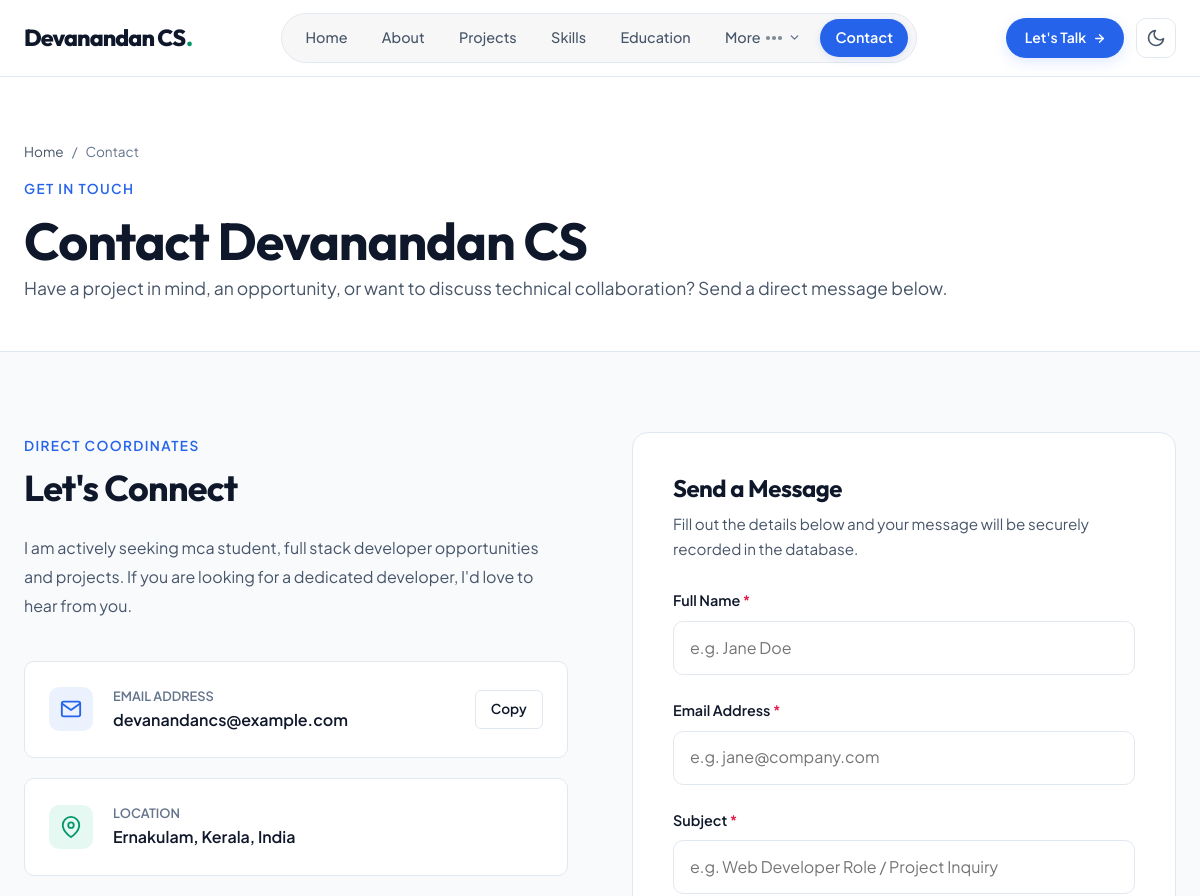
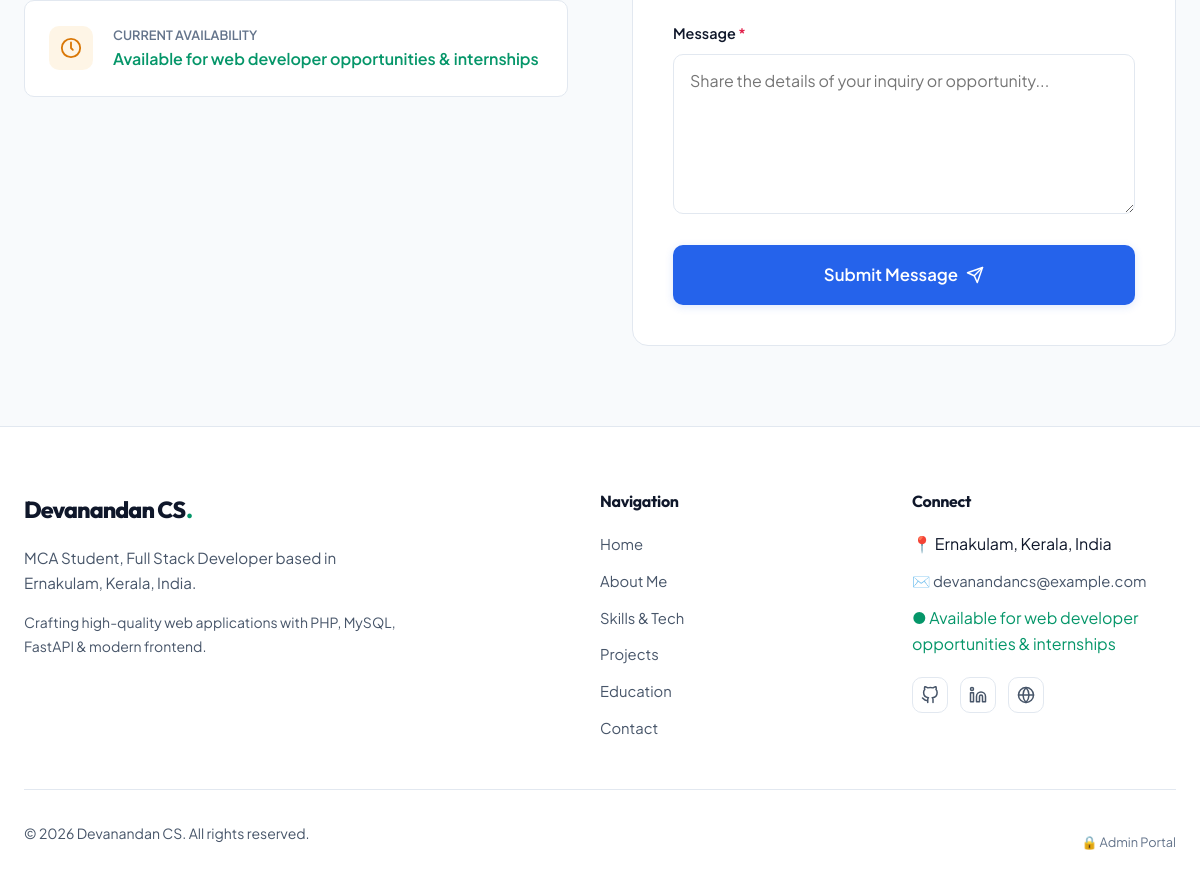
The page /contact.php on the database its author committed (2 pictures, top to bottom).
### tables this page shows
CREATE TABLE IF NOT EXISTS `profile` (
    `id` INT UNSIGNED AUTO_INCREMENT PRIMARY KEY,
    `full_name` VARCHAR(100) NOT NULL DEFAULT 'Devanandan CS',
    `displayed_name` VARCHAR(100) NOT NULL DEFAULT 'Devanandan CS',
    `professional_title` VARCHAR(150) NOT NULL DEFAULT 'MCA Student, Full Stack Developer',
    `tagline` VARCHAR(255) NOT NULL,
    `bio` TEXT NOT NULL,
    `location` VARCHAR(150) NOT NULL DEFAULT 'Ernakulam, Kerala, India',
    `email` VARCHAR(120) NOT NULL DEFAULT 'devanandancs@example.com',
    `phone` VARCHAR(30) DEFAULT NULL,
    `career_goal` VARCHAR(255) NOT NULL DEFAULT 'Become a web developer',
    `availability_status` VARCHAR(100) NOT NULL DEFAULT 'Available for opportunities',
    `profile_photo` VARCHAR(255) DEFAULT NULL,
    `resume_file` VARCHAR(255) DEFAULT NULL,
    `github_url` VARCHAR(255) DEFAULT 'https://github.com',
    `linkedin_url` VARCHAR(255) DEFAULT 'https://linkedin.com',
    `updated_at` TIMESTAMP DEFAULT CURRENT_TIMESTAMP ON UPDATE CURRENT_TIMESTAMP
);

CREATE TABLE IF NOT EXISTS `social_links` (
    `id` INT UNSIGNED AUTO_INCREMENT PRIMARY KEY,
    `platform` VARCHAR(60) NOT NULL,
    `url` VARCHAR(255) NOT NULL,
    `icon` VARCHAR(60) NOT NULL,
    `display_order` INT NOT NULL DEFAULT 0,
    `is_active` TINYINT(1) NOT NULL DEFAULT 1,
    `created_at` TIMESTAMP DEFAULT CURRENT_TIMESTAMP,
    INDEX `idx_social_order` (`display_order`)
);

### contact.php (the view, shortened to what the rows shown need)
<?php
require_once __DIR__ . '/includes/functions.php';
$profile = get_profile();
require_once __DIR__ . '/includes/header.php';
?>
<header class="page-hero">
    <div class="container">
        <nav class="breadcrumbs" aria-label="Breadcrumb">
            <a href="<?= url('') ?>">Home</a>
            <span>/</span>
            <span>Contact</span>
        </nav>
        <span class="section-subtitle">Get In Touch</span>
        <h1>Contact <?= e($displayedName) ?></h1>
        <p class="section-description">
            Have a project in mind, an opportunity, or want to discuss technical collaboration? Send a direct message below.
        </p>
    </div>
</header>
<section class="section">
    <div class="container">
        <div class="grid-2" style="align-items: start; gap: 4rem;">
            <div>
                <span class="section-subtitle">Direct Coordinates</span>
                <h2 style="margin-bottom: 1.5rem;">Let's Connect</h2>
                <p style="color: var(--text-secondary); line-height: 1.8; margin-bottom: 2.5rem;">
                    I am actively seeking <?= e(strtolower($profTitle)) ?> opportunities and projects. If you are looking for a dedicated developer, I'd love to hear from you.
                </p>
                <div style="display: flex; flex-direction: column; gap: 1.25rem;">
                    <div style="background-color: var(--bg-card); border: 1px solid var(--border-color); border-radius: var(--radius-md); padding: 1.5rem; display: flex; align-items: center; gap: 1.25rem;">
                        <div style="flex: 1;">
                            <div style="font-size: 0.8rem; text-transform: uppercase; color: var(--text-muted); font-weight: 600;">Email Address</div>
                            <div style="font-weight: 600; color: var(--text-primary); font-size: 1rem;"><?= e($profile['email'] ?? 'devanandancs@example.com') ?></div>
                        </div>
                    </div>
                    <div style="background-color: var(--bg-card); border: 1px solid var(--border-color); border-radius: var(--radius-md); padding: 1.5rem; display: flex; align-items: center; gap: 1.25rem;">
                        <div>
                            <div style="font-size: 0.8rem; text-transform: uppercase; color: var(--text-muted); font-weight: 600;">Location</div>
                            <div style="font-weight: 600; color: var(--text-primary); font-size: 1rem;"><?= e($profile['location'] ?? 'Ernakulam, Kerala, India') ?></div>
                        </div>
                    </div>
                    <div style="background-color: var(--bg-card); border: 1px solid var(--border-color); border-radius: var(--radius-md); padding: 1.5rem; display: flex; align-items: center; gap: 1.25rem;">
                        <div>
                            <div style="font-size: 0.8rem; text-transform: uppercase; color: var(--text-muted); font-weight: 600;">Current Availability</div>
                            <div style="font-weight: 600; color: var(--accent-emerald); font-size: 1rem;"><?= e($profile['availability_status'] ?? 'Available') ?></div>
                        </div>
                    </div>
                </div>
            </div>
            <div>
                <div style="background-color: var(--bg-card); border: 1px solid var(--border-color); border-radius: var(--radius-lg); padding: 2.5rem;">
                    <h2 style="font-size: 1.5rem; margin-bottom: 0.5rem;">Send a Message</h2>
                </div>
            </div>
        </div>
    </div>
</section>
<?php include __DIR__ . '/includes/footer.php'; ?>

### includes/navbar.php (shortened to what the rows shown need)
<?php
$profile = get_profile();
$displayedName = !empty($profile['displayed_name']) ? $profile['displayed_name'] : (!empty($profile['full_name']) ? $profile['full_name'] : 'Portfolio');
?>
<header class="site-header" id="site-header">
    <div class="container">
        <nav class="navbar" aria-label="Main Portfolio Navigation">
            <a href="<?= url('') ?>" class="nav-brand" aria-label="<?= e($displayedName) ?> Home">
                <span class="brand-monogram"><?= e($displayedName) ?><span class="brand-accent-dot">.</span></span>
            </a>
        </nav>
    </div>
</header>

### includes/footer.php (shortened to what the rows shown need)
<?php
$profile = get_profile();
$displayedName = !empty($profile['displayed_name']) ? $profile['displayed_name'] : (!empty($profile['full_name']) ? $profile['full_name'] : 'Portfolio');
$footerTagline = get_setting('footer_tagline', 'Crafting high-quality web applications with PHP, MySQL, FastAPI & modern frontend.');
$rawCopyright = get_setting('footer_copyright', '© ' . date('Y') . ' ' . $displayedName . '. All rights reserved.');
$footerCopyright = str_ireplace('Devanandan CS', $displayedName, $rawCopyright);
$socialLinks = [];
try {
    $db = get_db();
    $stmt = $db->query("SELECT * FROM social_links WHERE is_active = 1 ORDER BY display_order ASC");
    $socialLinks = $stmt->fetchAll();
} catch (Exception $e) {
}
?>
    </main>
    <footer class="site-footer" id="site-footer">
        <div class="container">
            <div class="footer-grid">
                <div class="footer-col footer-col-brand">
                    <a href="<?= url('') ?>" class="nav-brand" aria-label="<?= e($displayedName) ?> Home">
                        <span class="brand-monogram"><?= e($displayedName) ?><span class="brand-accent-dot">.</span></span>
                    </a>
                    <p class="footer-brand-bio">
                        <?= e($profile['professional_title'] ?? 'MCA Student, Full Stack Developer') ?> based in <?= e($profile['location'] ?? 'Ernakulam, Kerala, India') ?>.
                    </p>
                    <p class="footer-brand-bio" style="margin-top: 0.5rem; font-size: 0.875rem;">
                        <?= e($footerTagline) ?>
                    </p>
                </div>
                <div class="footer-col">
                    <ul class="footer-links">
                        <li><span>📍 <?= e($profile['location'] ?? 'Ernakulam, Kerala, India') ?></span></li>
                        <li><a href="mailto:<?= e($profile['email'] ?? 'devanandancs@example.com') ?>">✉️ <?= e($profile['email'] ?? 'devanandancs@example.com') ?></a></li>
                        <li><span style="color: var(--accent-emerald);">● <?= e($profile['availability_status'] ?? 'Available for opportunities') ?></span></li>
                    </ul>
                    <?php if (!empty($socialLinks)): ?>
                        <div class="social-pills" style="margin-top: 1.25rem;">
                            <?php foreach ($socialLinks as $link): ?>
                                <a href="<?= e($link['url']) ?>" target="_blank" rel="noopener noreferrer" class="social-pill" title="<?= e($link['platform']) ?>">
                                </a>
                            <?php endforeach; ?>
                        </div>
                    <?php endif; ?>
                </div>
            </div>
            <div class="footer-bottom">
                <p><?= e($footerCopyright) ?></p>
                <div class="footer-admin-link">
                    <a href="<?= url('admin/login.php') ?>" style="color: var(--text-muted); font-size: 0.8rem;">🔒 Admin Portal</a>
                </div>
            </div>
        </div>
    </footer>
</body>
</html>

### rows shown on the page
profile: displayed_name "Devanandan CS", professional_title "mca student, full stack developer", email "devanandancs@example.com", location "Ernakulam, Kerala, India", availability_status "Available for web developer opportunities & internships", professional_title "MCA Student, Full Stack Developer", displayed_name "© 2026 Devanandan CS. All rights reserved."
social_links: platform "GitHub" (drawn)
social_links: platform "LinkedIn" (drawn)
social_links: platform "Email" (drawn)

### other values the page prints
$footerTagline "Crafting high-quality web applications with PHP, MySQL, FastAPI & modern frontend."
